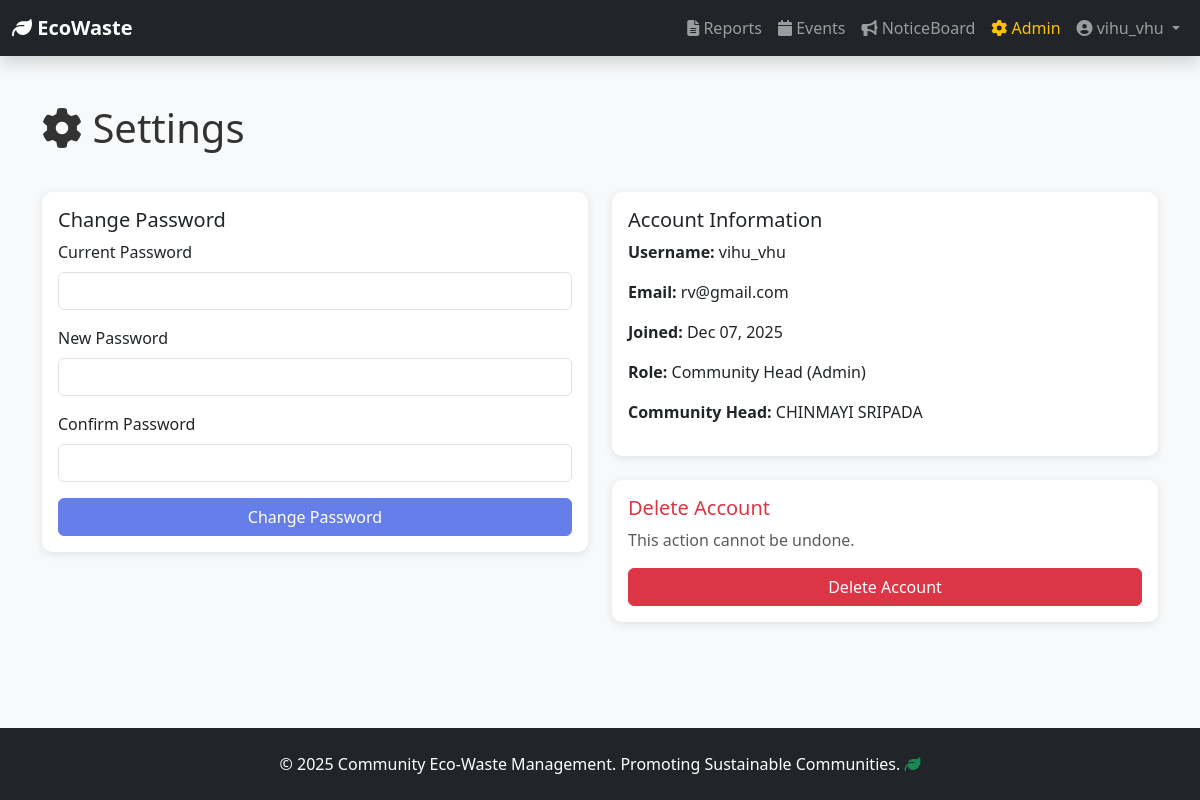
Page /settings/ (signed in) on the committed database.
### users/models.py (models this page shows, shortened)
class CustomUser(AbstractUser):
    ROLE_CHOICES = (
        ('user', 'Community Member'),
        ('admin', 'Community Head (Admin)'),
    )
    role = models.CharField(max_length=10, choices=ROLE_CHOICES, default='user')
    is_approved = models.BooleanField(default=False)
    phone = models.CharField(max_length=15, blank=True, null=True)
    address = models.TextField(blank=True, null=True)
    profile_picture = models.ImageField(upload_to='profile_pics/', blank=True, null=True)
    community_name = models.CharField(max_length=255, blank=True, null=True)
    joined_date = models.DateTimeField(auto_now_add=True)
    bio = models.TextField(blank=True, null=True)
    class Meta:
        ordering = ['-joined_date']
        verbose_name_plural = "Users"
    def is_community_admin(self):
        return self.role == 'admin' and self.is_approved

### users/views.py (the view, shortened to what this page needs)
# urls.py: path('settings/', views.settings, name='settings'),
@login_required(login_url='users:login')
def settings(request):
    if not request.user.is_approved:
        return redirect('users:pending')
    admin_info = CustomUser.objects.filter(role='admin', is_approved=True).first()
    context = {'admin_info': admin_info}
    return render(request, 'users/settings.html', context)

### templates/users/settings.html (shortened to what this page needs)
{% extends 'base/base.html' %}
{% block content %}
<div class="container py-5">
    <div class="row mb-4">
        <div class="col-12">
            <h1 class="mb-3"><i class="fas fa-cog"></i> Settings</h1>
        </div>
    </div>
    <div class="row">
        <div class="col-md-6">
            <div class="card mb-4">
                <div class="card-body">
                    <h5 class="card-title">Change Password</h5>
                    <form method="post">
                        <div class="mb-3">
                            <label for="old_password" class="form-label">Current Password</label>
                            <input type="password" class="form-control" id="old_password" name="old_password" required>
                        </div>
                        <div class="mb-3">
                            <label for="new_password" class="form-label">New Password</label>
                            <input type="password" class="form-control" id="new_password" name="new_password" required>
                        </div>
                        <div class="mb-3">
                            <label for="new_password_confirm" class="form-label">Confirm Password</label>
                            <input type="password" class="form-control" id="new_password_confirm" name="new_password_confirm" required>
                        </div>
                        <button type="submit" class="btn btn-primary w-100">Change Password</button>
                    </form>
                </div>
            </div>
        </div>
        <div class="col-md-6">
            <div class="card mb-4">
                <div class="card-body">
                    <h5 class="card-title">Account Information</h5>
                    <p><strong>Username:</strong> {{ user.username }}</p>
                    <p><strong>Email:</strong> {{ user.email }}</p>
                    <p><strong>Joined:</strong> {{ user.joined_date|date:"M d, Y" }}</p>
                    <p><strong>Role:</strong> {{ user.get_role_display }}</p>
                    {% if admin_info %}
                        <p><strong>Community Head:</strong> {{ admin_info.get_full_name }}</p>
                    {% endif %}
                </div>
            </div>
            <div class="card border-danger">
                <div class="card-body">
                    <h5 class="card-title text-danger">Delete Account</h5>
                    <p class="text-muted">This action cannot be undone.</p>
                    <form method="post">
                        <button type="submit" class="btn btn-danger w-100" onclick="return confirm('Are you sure? This cannot be undone.')">Delete Account</button>
                    </form>
                </div>
            </div>
        </div>
    </div>
</div>
{% endblock %}

### templates/components/navbar.html (shortened to what this page needs)
<nav class="navbar navbar-expand-lg navbar-dark bg-dark shadow">
    <div class="container-fluid">
        <a class="navbar-brand fw-bold" href="{% url 'users:dashboard' %}">
            <i class="fas fa-leaf"></i> EcoWaste
        </a>
        <div class="collapse navbar-collapse" id="navbarNav">
            <ul class="navbar-nav ms-auto">
                <li class="nav-item">
                    <a class="nav-link" href="{% url 'reports:report_list' %}"><i class="fas fa-file-alt"></i> Reports</a>
                </li>
                <li class="nav-item">
                    <a class="nav-link" href="{% url 'events:event_list' %}"><i class="fas fa-calendar"></i> Events</a>
                </li>
                <li class="nav-item">
                    <a class="nav-link" href="{% url 'users:noticeboard' %}"><i class="fas fa-bullhorn"></i> NoticeBoard</a>
                </li>
                {% if user.is_community_admin %}
                    <li class="nav-item">
                        <a class="nav-link text-warning" href="{% url 'users:admin_dashboard' %}"><i class="fas fa-cog"></i> Admin</a>
                    </li>
                {% endif %}
                <li class="nav-item dropdown">
                    <a class="nav-link dropdown-toggle" href="#" id="userDropdown" role="button" data-bs-toggle="dropdown">
                        <i class="fas fa-user-circle"></i> {{ user.username }}
                    </a>
                </li>
            </ul>
        </div>
    </div>
</nav>

### static/css/style.css (style rules this page uses)
:root { --primary-color: #667eea; --secondary-color: #764ba2; --success-color: #10b981; --danger-color: #ef4444; --warning-color: #f59e0b; --info-color: #3b82f6; }
* { margin: 0; padding: 0; box-sizing: border-box; }
html, body { height: 100%; }
body { font-family: 'Segoe UI', Tahoma, Geneva, Verdana, sans-serif; background-color: #f8f9fa; color: #333; display: flex; flex-direction: column; }
.card { border: none; border-radius: 10px; box-shadow: 0 2px 10px rgba(0,0,0,0.1); transition: transform 0.3s, box-shadow 0.3s; }
.btn-primary { background-color: var(--primary-color); border-color: var(--primary-color); }
.navbar { box-shadow: 0 2px 10px rgba(0,0,0,0.1); }

### rows in the picture
CustomUser: username "vihu_vhu", email "rv@gmail.com", joined_date "Dec 07, 2025", role "Community Head (Admin)"
CustomUser: get_full_name "CHINMAYI SRIPADA"
